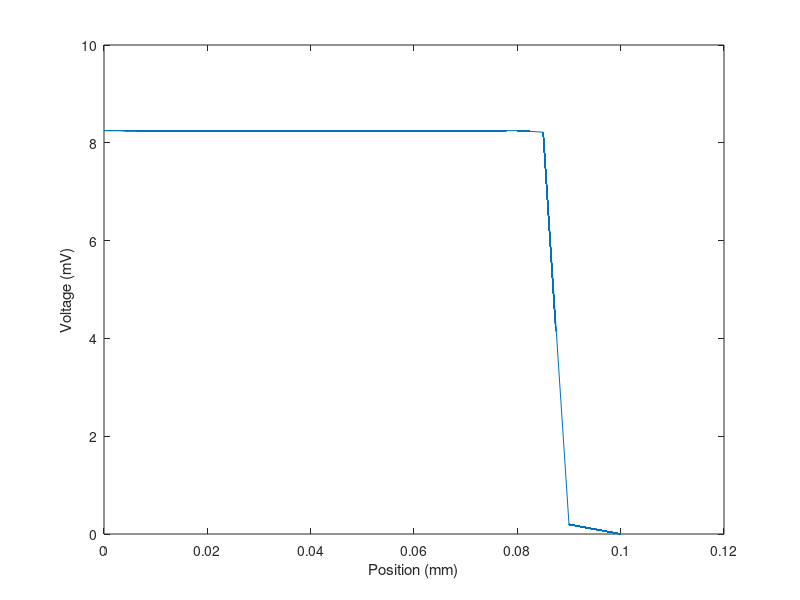
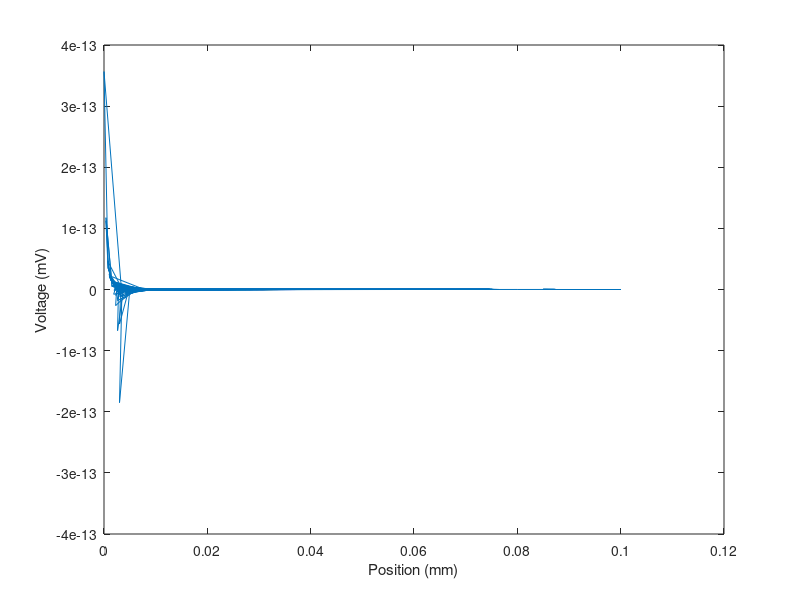
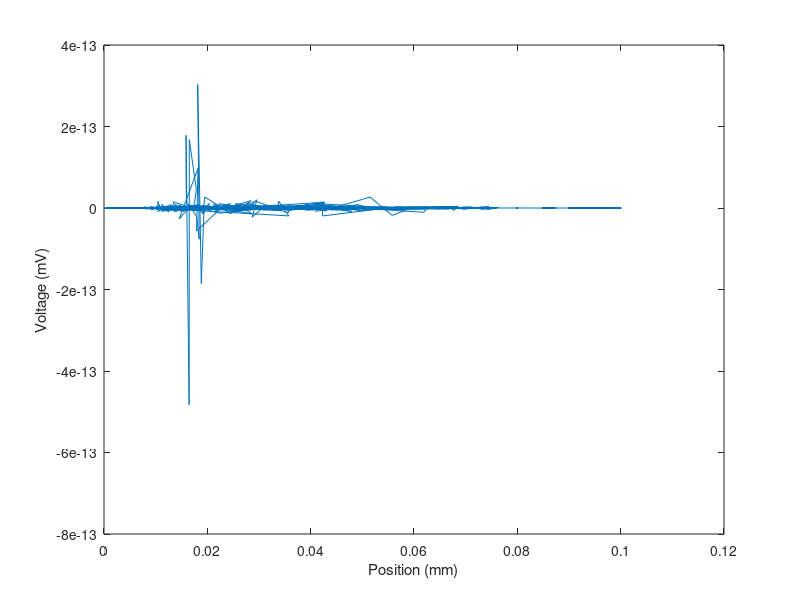

Write the MATLAB code that produced these figures, in order.
%% BME 517 - Lab 3
% Daniel Najarian

%% Part 2
data = csvread('lab3_part2_output.csv');

x = sqrt(data(:,1).^2+data(:,2).^2+data(:,3).^2);

figure()
plot(x,data(:,4))
xlabel('Position (mm)')
ylabel('Voltage (mV)')

disp('Intuitively, I know that the relationship sould be 1/r. That said, the graph does not reflect this, even if voltage decreases with position.')
disp('The issue lies within my COMSOL model. It failed as I could not properly delete the excess surfaces (otherwise I would have 0 current, making this trivial).')

%% Part 3
data2 = csvread('lab3_part3_output.csv');

x2 = sqrt(data2(:,1).^2+data2(:,2).^2+data2(:,3).^2);

figure()
plot(x2,data2(:,4))
xlabel('Position (mm)')
ylabel('Voltage (mV)')

new_data = sortrows(data2);
act_fxn = diff(new_data(:,4),2);

figure()
plot(x2(2:end-1),act_fxn)
xlabel('Position (mm)')
ylabel('Voltage (mV)')

disp('The activating function indicates periods of depolarization and hyperpolarization, ');
disp('so in DBS it can help researchers know if their stimulations are significant in the brain.')
